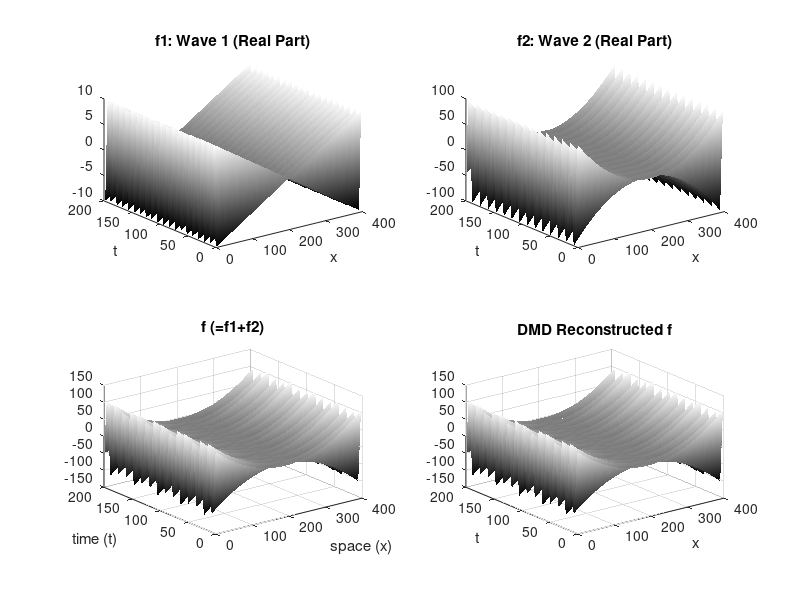
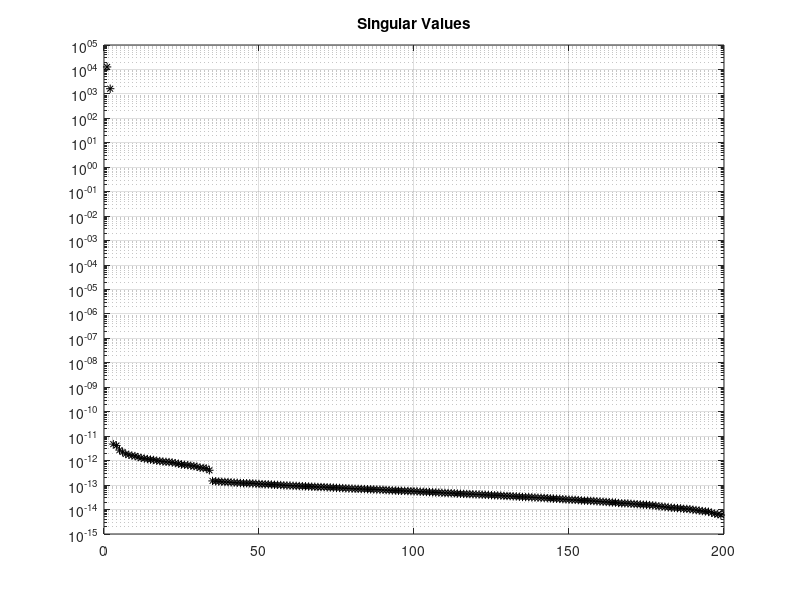
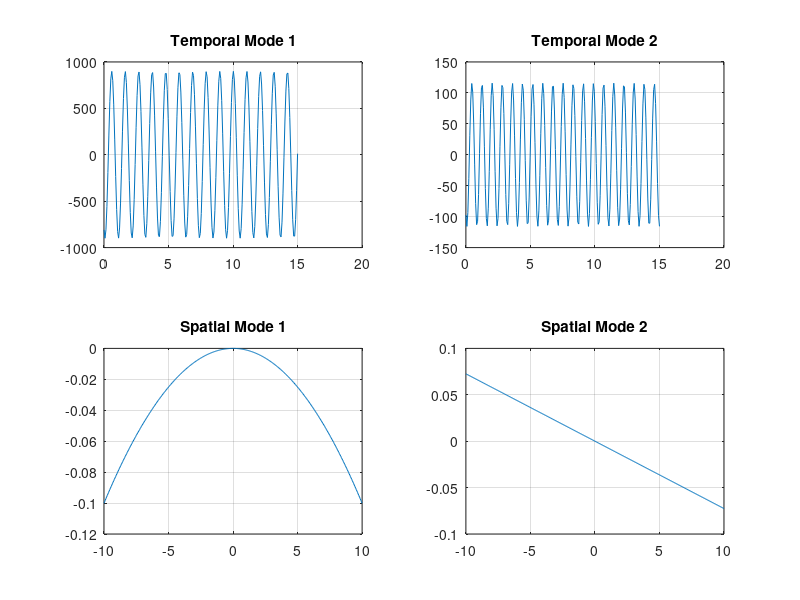

MATLAB code for these plots, in order:
clc; clear; close all;

xi = linspace(-10, 10, 400); % Spatial domain
t = linspace(0, 15, 200); % Temporal domain
dt = t(2) - t(1); % Time step
[xgrid, T] = meshgrid(xi, t);

f1 = xgrid .* exp(8i * T);         % x * [cos(4T) + i*sin(4T)]
f2 = (xgrid.^2) .* exp(6i * T);    % x^2 * [cos(2T) + i*sin(2T)]

f = f1 + f2; % Sum of two waves
X = f';

% Plot f1, f2, and f
figure(1);
subplot(221); 
surf(real(f1)); title('f1: Wave 1 (Real Part)'); xlabel('x'); ylabel('t'); grid;
shading interp; colormap(gray);

subplot(222); 
surf(real(f2)); title('f2: Wave 2 (Real Part)'); xlabel('x'); ylabel('t'); grid;
shading interp; colormap(gray);

subplot(223);
surf(real(f)); xlabel('space (x)'); ylabel('time (t)');
shading interp; colormap(gray); title('f (=f1+f2)');

% Define X1 & its time-shifted version
X1 = X(:, 1:end-1);
X2 = X(:, 2:end);

% SVD of X1
r = 2; % Only 2 significant singular values
[U, S, V] = svd(X1, 'econ');
Ur = U(:, 1:r);
Sr = S(1:r, 1:r);
Vr = V(:, 1:r);

% Plot singular values
figure(2); semilogy(diag(S), 'k*'); title('Singular Values'); grid;

% Eigendecomposition of reduced A 
Atilde = Ur' * X2 * Vr / Sr;
[W, L] = eig(Atilde); % Eigendecomposition of reduced A
Phi = X2 * (Vr / Sr) * W; % Spatial modes

% Eigenvalues (frequencies of temporal part)
lamda = diag(L);
om = log(lamda) / dt;

% Initial Conditions
x1 = X1(:, 1); % Initial condition
b = Phi \ x1; % Project IC onto eigenvector space

% Reconstruct
y = zeros(r, length(t));
for i = 1:length(t)
    y(:, i) = b .* exp(om * t(i)); % Reconstructed temporal part
end
xdmd = Phi * y; % Phi: spatial part, y: temporal part

% DMD reconstruction plot
figure(1); subplot(224); 
surf(real(xdmd'));
shading interp; colormap(gray);
xlabel('x'); ylabel('t'); title('DMD Reconstructed f');

% Plot Modes
figure(3);
subplot(221);
plot(t, real(y(1, :))); grid;
title('Temporal Mode 1'); % Close to temporal part of f1

subplot(222);
plot(t, real(y(2, :))); grid;
title('Temporal Mode 2'); % Close to temporal part of f2

subplot(223);
plot(xi, real(Phi(:, 1))); grid;
title('Spatial Mode 1'); % Close to spatial part of f1

subplot(224);
plot(xi, real(Phi(:, 2))); grid;
title('Spatial Mode 2'); % Close to spatial part of f2
